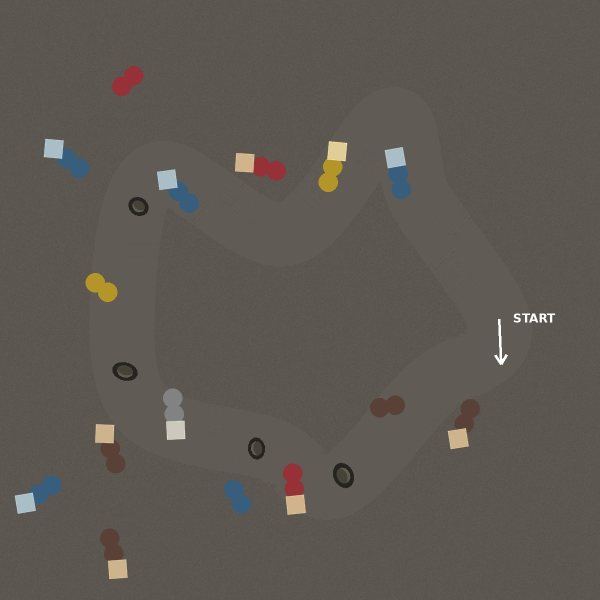
#> input picture image4/1.jpeg, 1200 x 1200 px (shown at 1/2 size); its folder holds only this picture in this run
$ python task4.py
#> lines starting #> are read from the running program, lines starting #| are printed output that depends on the picture; after the words box and inside, x2 and y2 are one past the last pixel; in counts of white or black regions, pixels touching at a corner belong together
#> in process_image, image is the input picture: shape (1200, 1200, 3); mean B, G, R 82, 88.1, 93.4
import cv2
import numpy as np
import heapq
import math
import os
import glob


# ============================================================
# SETTINGS
# ============================================================

INPUT_FOLDER = "image4"
OUTPUT_FOLDER = "output4"

os.makedirs(OUTPUT_FOLDER, exist_ok=True)

# Work on a smaller grid so A* is fast
GRID_SCALE = 4

# Safety margins
ROAD_MARGIN = 8
OBSTACLE_MARGIN = 12


# ============================================================
# CHECKPOINTS FOR THE 10 PROVIDED IMAGES
# Coordinates are (x, y)
# Last point repeats the first point -> one complete loop
# ============================================================

CHECKPOINTS = {

    1: [
        (1000, 700),
        (960, 790),
        (850, 860),
        (720, 920),
        (580, 930),
        (430, 880),
        (320, 800),
        (260, 680),
        (260, 550),
        (290, 450),
        (370, 400),
        (470, 420),
        (560, 480),
        (650, 460),
        (730, 390),
        (790, 320),
        (850, 360),
        (920, 470),
        (980, 590),
        (1000, 700)
    ],

    2: [
        (1070, 690),
        (1030, 800),
        (930, 890),
        (800, 960),
        (650, 1000),
        (500, 980),
        (370, 920),
        (260, 820),
        (210, 700),
        (230, 580),
        (250, 470),
        (220, 360),
        (320, 320),
        (450, 310),
        (570, 250),
        (690, 300),
        (820, 370),
        (930, 450),
        (1010, 550),
        (1070, 690)
    ],

    3: [
        (870, 700),
        (820, 770),
        (730, 800),
        (650, 860),
        (570, 920),
        (470, 930),
        (370, 890),
        (290, 820),
        (230, 730),
        (220, 620),
        (240, 520),
        (290, 440),
        (370, 410),
        (460, 430),
        (550, 450),
        (650, 420),
        (750, 370),
        (840, 390),
        (890, 500),
        (900, 610),
        (870, 700)
    ],

    4: [
        (880, 700),
        (790, 720),
        (690, 750),
        (650, 830),
        (650, 930),
        (600, 1020),
        (510, 1070),
        (420, 1030),
        (350, 950),
        (320, 850),
        (330, 750),
        (360, 650),
        (380, 550),
        (340, 460),
        (300, 360),
        (410, 390),
        (530, 430),
        (650, 390),
        (760, 330),
        (850, 290),
        (920, 350),
        (950, 460),
        (940, 570),
        (880, 700)
    ],

    5: [
        (880, 700),
        (790, 720),
        (690, 750),
        (650, 830),
        (650, 930),
        (600, 1020),
        (510, 1070),
        (420, 1030),
        (350, 950),
        (320, 850),
        (330, 750),
        (360, 650),
        (380, 550),
        (340, 460),
        (300, 360),
        (410, 390),
        (530, 430),
        (650, 390),
        (760, 330),
        (850, 290),
        (920, 350),
        (950, 460),
        (940, 570),
        (880, 700)
    ],

    6: [
        (900, 550),
        (980, 640),
        (1030, 730),
        (1000, 820),
        (900, 890),
        (780, 950),
        (650, 990),
        (520, 990),
        (390, 950),
        (270, 880),
        (190, 800),
        (160, 700),
        (180, 600),
        (230, 500),
        (300, 430),
        (390, 390),
        (500, 380),
        (620, 380),
        (740, 410),
        (840, 470),
        (900, 550)
    ],

    7: [
        (250, 600),
        (240, 520),
        (270, 440),
        (330, 360),
        (420, 300),
        (520, 250),
        (630, 210),
        (750, 200),
        (850, 230),
        (920, 300),
        (950, 400),
        (940, 500),
        (950, 610),
        (980, 710),
        (950, 800),
        (860, 850),
        (750, 880),
        (630, 880),
        (500, 860),
        (380, 830),
        (290, 760),
        (240, 680),
        (250, 600)
    ],

    8: [
        (650, 990),
        (550, 980),
        (450, 950),
        (360, 900),
        (300, 830),
        (280, 750),
        (300, 670),
        (350, 580),
        (400, 500),
        (450, 420),
        (500, 350),
        (540, 270),
        (600, 200),
        (670, 190),
        (720, 250),
        (760, 340),
        (820, 410),
        (900, 430),
        (960, 400),
        (930, 490),
        (860, 560),
        (820, 650),
        (850, 730),
        (930, 790),
        (970, 860),
        (930, 930),
        (820, 970),
        (720, 990),
        (650, 990)
    ],

    9: [
        (880, 700),
        (900, 780),
        (880, 860),
        (830, 920),
        (750, 960),
        (650, 990),
        (540, 990),
        (430, 970),
        (340, 920),
        (290, 850),
        (260, 760),
        (250, 660),
        (270, 560),
        (300, 470),
        (350, 390),
        (440, 340),
        (540, 300),
        (650, 260),
        (760, 230),
        (850, 220),
        (920, 270),
        (950, 360),
        (950, 460),
        (930, 560),
        (900, 650),
        (880, 700)
    ],

    10: [
        (330, 830),
        (270, 800),
        (230, 740),
        (210, 650),
        (230, 570),
        (280, 500),
        (350, 460),
        (430, 430),
        (500, 380),
        (530, 300),
        (600, 250),
        (710, 220),
        (820, 220),
        (910, 250),
        (960, 330),
        (950, 430),
        (920, 540),
        (950, 640),
        (1020, 720),
        (1080, 800),
        (1060, 870),
        (980, 900),
        (860, 920),
        (740, 930),
        (650, 910),
        (560, 870),
        (470, 850),
        (390, 830),
        (330, 830)
    ]
}


# ============================================================
# ROAD DETECTION
# ============================================================

def detect_road(image):

    gray = cv2.cvtColor(image, cv2.COLOR_BGR2GRAY)
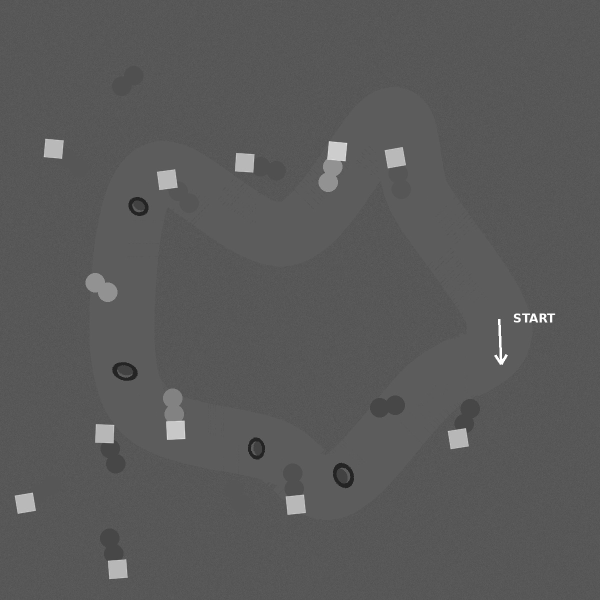
#> gray: shape (1200, 1200) (shown at 1/2 size); min 24, max 255, mean 89.2

    blurred = cv2.GaussianBlur(
        gray,
        (11, 11),
        0
    )

    # Road in these supplied images is slightly brighter
    # than the background.
    _, mask = cv2.threshold(
        blurred,
        91,
        255,
        cv2.THRESH_BINARY
    )
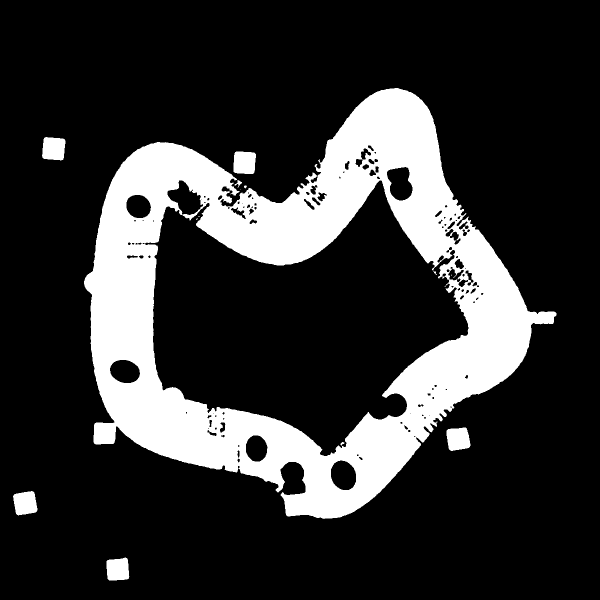
#> mask: shape (1200, 1200) (shown at 1/2 size); 20% white; 14 white regions (4 under 20 px), largest, box (x1, y1, x2, y2) and area: (168, 176, 1113, 1038) 279127, (84, 274, 131, 321) 1892, (26, 982, 75, 1031) 1879

    # Join small breaks
    kernel = cv2.getStructuringElement(
        cv2.MORPH_ELLIPSE,
        (17, 17)
    )

    mask = cv2.morphologyEx(
        mask,
        cv2.MORPH_CLOSE,
        kernel
    )
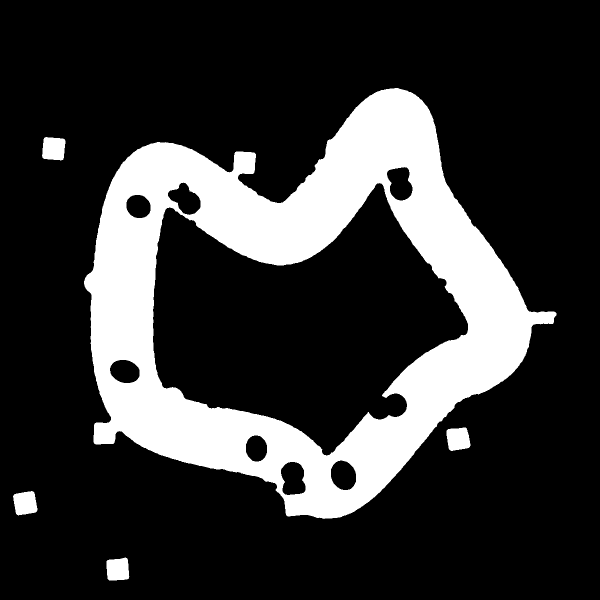
#> mask: shape (1200, 1200) (shown at 1/2 size); 20.8% white; 5 white regions

    # --------------------------------------------------------
    # Find the largest contour instead of
    # connectedComponentsWithStats().
    #
    # This avoids the Pylance/OpenCV typing problem you had.
    # --------------------------------------------------------

    contours, _ = cv2.findContours(
        mask,
        cv2.RETR_EXTERNAL,
        cv2.CHAIN_APPROX_SIMPLE
    )
#> contours = 5 contours; box (x1, y1, x2, y2) and area: (168, 176, 1113, 1038) 505015, (84, 274, 131, 321) 1811, (26, 982, 75, 1031) 1800, (893, 855, 941, 902) 1761, (213, 1115, 259, 1161) 1750

    road = np.zeros(
        gray.shape,
        dtype=np.uint8
    )

    if not contours:
        return road

    largest = max(
        contours,
        key=cv2.contourArea
    )
#> largest = contour of 1380 points, box (x1, y1, x2, y2) (168, 176, 1113, 1038), area 505015

    cv2.drawContours(
        road,
        [largest],
        -1,
        255,
        thickness=cv2.FILLED
    )
#> road: shape (1200, 1200); 35.2% white; 1 white region, box (x1, y1, x2, y2) and area: (168, 176, 1113, 1038) 506504

    # Keep route slightly away from road edge
    erosion_kernel = cv2.getStructuringElement(
        cv2.MORPH_ELLIPSE,
        (
            ROAD_MARGIN * 2 + 1,
            ROAD_MARGIN * 2 + 1
        )
    )

    road = cv2.erode(
        road,
        erosion_kernel,
        iterations=1
    )
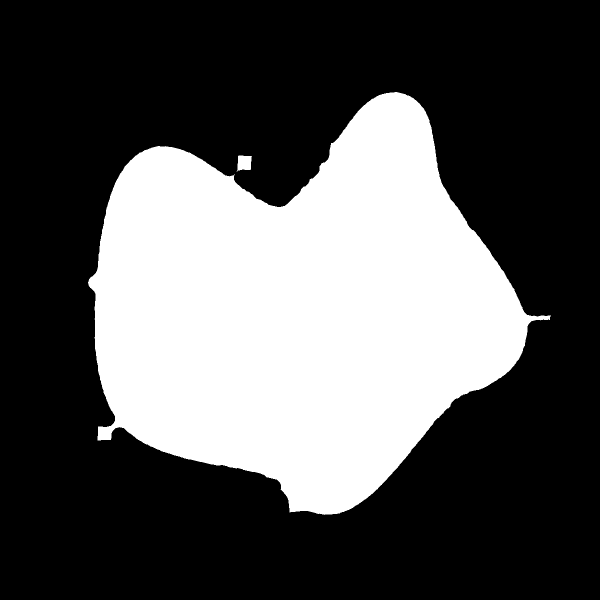
#> road: shape (1200, 1200) (shown at 1/2 size); 33.4% white; 2 white regions, box (x1, y1, x2, y2) and area: (176, 184, 1102, 1030) 479519, (473, 311, 504, 344) 766

    return road


# ============================================================
# REMOVE SMALL BLOBS
# ============================================================

def remove_small_components(mask, minimum_area=60):

    result = np.zeros_like(
        mask,
        dtype=np.uint8
    )

    contours, _ = cv2.findContours(
        mask,
        cv2.RETR_EXTERNAL,
        cv2.CHAIN_APPROX_SIMPLE
    )

    for contour in contours:

        area = cv2.contourArea(
            contour
        )

        if area >= minimum_area:

            cv2.drawContours(
                result,
                [contour],
                -1,
                255,
                cv2.FILLED
            )

    return result


# ============================================================
# OBSTACLE / POTHOLE DETECTION
# ============================================================

def detect_obstacles(image, road):

    hsv = cv2.cvtColor(
        image,
        cv2.COLOR_BGR2HSV
    )
#> hsv: shape (1200, 1200, 3); mean H, S, V 17.9, 33.2, 94.1

    gray = cv2.cvtColor(
        image,
        cv2.COLOR_BGR2GRAY
    )

    saturation = hsv[:, :, 1]
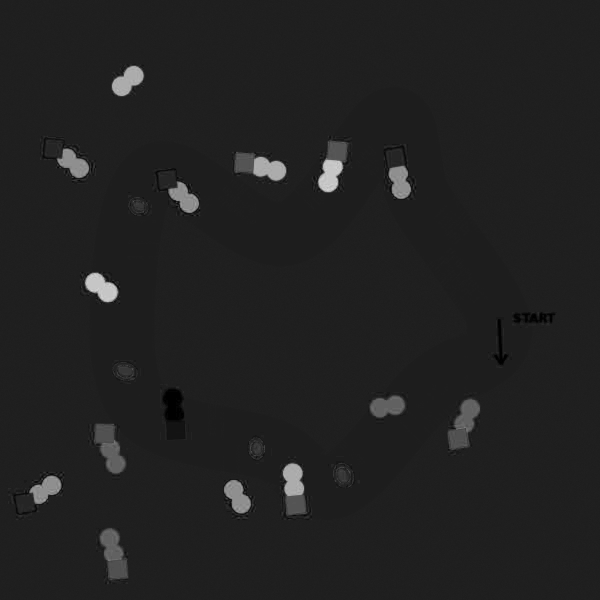
#> saturation: shape (1200, 1200) (shown at 1/2 size); min 0, max 219, mean 33.2
    value = hsv[:, :, 2]


    # --------------------------------------------------------
    # COLORED OBSTACLES
    # --------------------------------------------------------

    colored = cv2.inRange(
        saturation,
        35,
        255
    )
#> colored: shape (1200, 1200); 4.4% white; 725 white regions (585 under 20 px), largest, box (x1, y1, x2, y2) and area: (466, 303, 577, 364) 4547, (559, 918, 620, 1038) 4533, (630, 271, 705, 385) 4446


    # --------------------------------------------------------
    # DARK POTHOLES
    # --------------------------------------------------------

    dark = cv2.inRange(
        gray,
        0,
        75
    )
#> dark: shape (1200, 1200); 0.93% white; 21 white regions (13 under 20 px), largest, box (x1, y1, x2, y2) and area: (740, 791, 810, 835) 2227, (200, 1057, 247, 1122) 2114, (909, 798, 960, 866) 2106


    # Prevent general dark background from becoming obstacle
    dark = cv2.bitwise_and(
        dark,
        road
    )
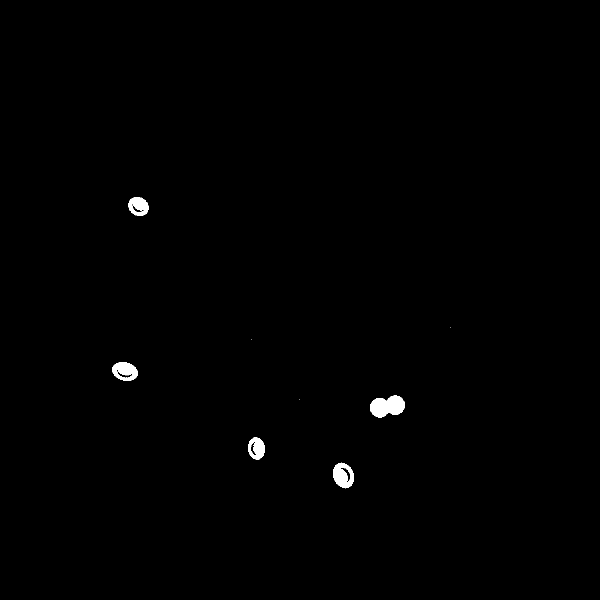
#> dark: shape (1200, 1200) (shown at 1/2 size); 0.49% white; 8 white regions (3 under 20 px), largest, box (x1, y1, x2, y2) and area: (740, 791, 810, 835) 2227, (666, 925, 708, 977) 1453, (224, 724, 276, 762) 1320, (257, 394, 297, 432) 1074, (496, 875, 530, 919) 1044


    colored = cv2.bitwise_and(
        colored,
        road
    )
#> colored: shape (1200, 1200); 2% white; 283 white regions (215 under 20 px), largest, box (x1, y1, x2, y2) and area: (630, 281, 705, 385) 4092, (559, 918, 613, 1025) 3762, (772, 297, 822, 398) 3320


    # Combine obstacle types
    obstacle_mask = cv2.bitwise_or(
        colored,
        dark
    )


    # Clean noise
    obstacle_mask = cv2.morphologyEx(
        obstacle_mask,
        cv2.MORPH_OPEN,
        np.ones(
            (3, 3),
            dtype=np.uint8
        )
    )
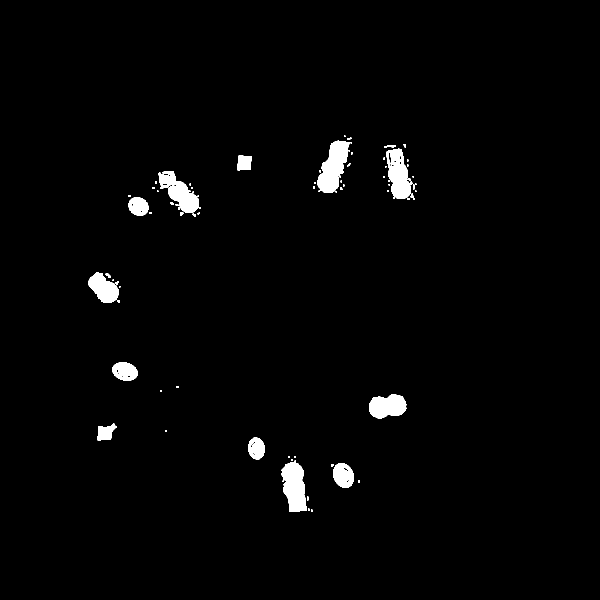
#> obstacle_mask: shape (1200, 1200) (shown at 1/2 size); 1.9% white; 79 white regions (44 under 20 px), largest, box (x1, y1, x2, y2) and area: (635, 281, 700, 385) 3929, (562, 921, 613, 1024) 3656, (772, 297, 822, 398) 3271


    obstacle_mask = cv2.morphologyEx(
        obstacle_mask,
        cv2.MORPH_CLOSE,
        np.ones(
            (7, 7),
            dtype=np.uint8
        )
    )
#> obstacle_mask: shape (1200, 1200); 2% white; 25 white regions (10 under 20 px)


    obstacle_mask = remove_small_components(
        obstacle_mask,
        minimum_area=60
    )
#> (the rest of the program and of its run is left out)
